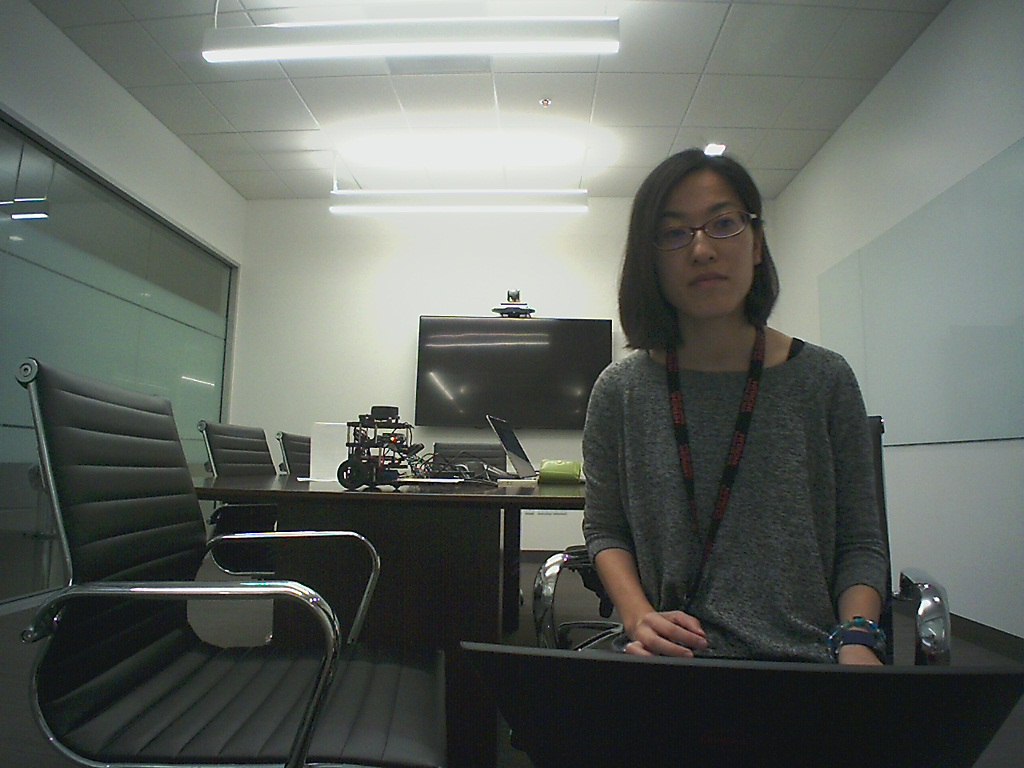
#> input picture Michiko/image.jpg, 1024 x 768 px
$ python KmeansColorClustering.py --image Michiko/image.jpg --clusters 3
#> lines starting #> are read from the running program, lines starting #| are printed output that depends on the picture
### utils.py
#!/usr/local/opt/python3/bin/python3
import numpy as np
import cv2

def centroid_histogram(clt):
    # grad the number of different clusters and create a histogram
    # based on the number of pixels assigned to each cluster
    numLabels = np.arange(0,len(np.unique(clt.labels_))+1)
    (hist, _) = np.histogram(clt.labels_, bins = numLabels)
    # Normalize the histogram, such that it sums to one
    hist = hist.astype("float")
    hist /= hist.sum() # hist = hist/hist.sum()
    return(hist)

def plot_colors(hist, centroids):
    # init the bar chart representing the relative freq
    # of each of the colors
    bar = np.zeros((50, 300, 3), dtype = "uint8" )
    startX = 0

    # loop over the precentage of each cluster and the color
    # of each cluster
    for (percent, color) in zip(hist, centroids):
        # plot the relative percentage of each cluster
        endX = startX + (percent * 300)
        cv2.rectangle(bar, (int(startX),0), (int(endX),50),color.astype("uint8").tolist(), -1)
        startX = endX
    return(bar)

### KmeansColorClustering.py
#!/usr/local/opt/python3/bin/python3
from sklearn.cluster import KMeans
import matplotlib.pyplot as plt
import argparse
import utils
import cv2

# construct the argument parser and parse the args
ap = argparse.ArgumentParser()
ap.add_argument("-i", "--image", required = True, help = "Path to image")
ap.add_argument("-c", "--clusters", required = True, type = int, help = "# of clusters")
args = vars(ap.parse_args())

# Load the image and convert it from BGR to RGB so that
# we can display it with matplotlib
image = cv2.imread(args["image"])
#> image is the input picture: shape (768, 1024, 3); mean B, G, R 97.1, 102.8, 97.4
image = cv2.cvtColor(image, cv2.COLOR_BGR2RGB)

# show the image using matplotlib
plt.figure()
plt.axis("off")
plt.imshow(image)
# plt.waitforbuttonpress(0)

# reshape the image to be a list of pixels
image = image.reshape((image.shape[0]*image.shape[1], 3))

# cluster the pixel intensities
clt = KMeans(n_clusters = args["clusters"])
clt.fit(image)

# build a histogram of clusters and then create a figure
# representing the number of pixels labeled to each color
hist = utils.centroid_histogram(clt)
bar = utils.plot_colors(hist, clt.cluster_centers_)
#> after the loop in plot_colors, `for (percent, color) in zip(hist, centroids):`:
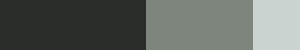
#> bar: shape (50, 300, 3); mean of channels 0, 1, 2 97.1, 102.4, 96.7; drawn as B, G, R

# show our color bart
plt.figure()
plt.axis("off")
plt.imshow(bar)
plt.show()
